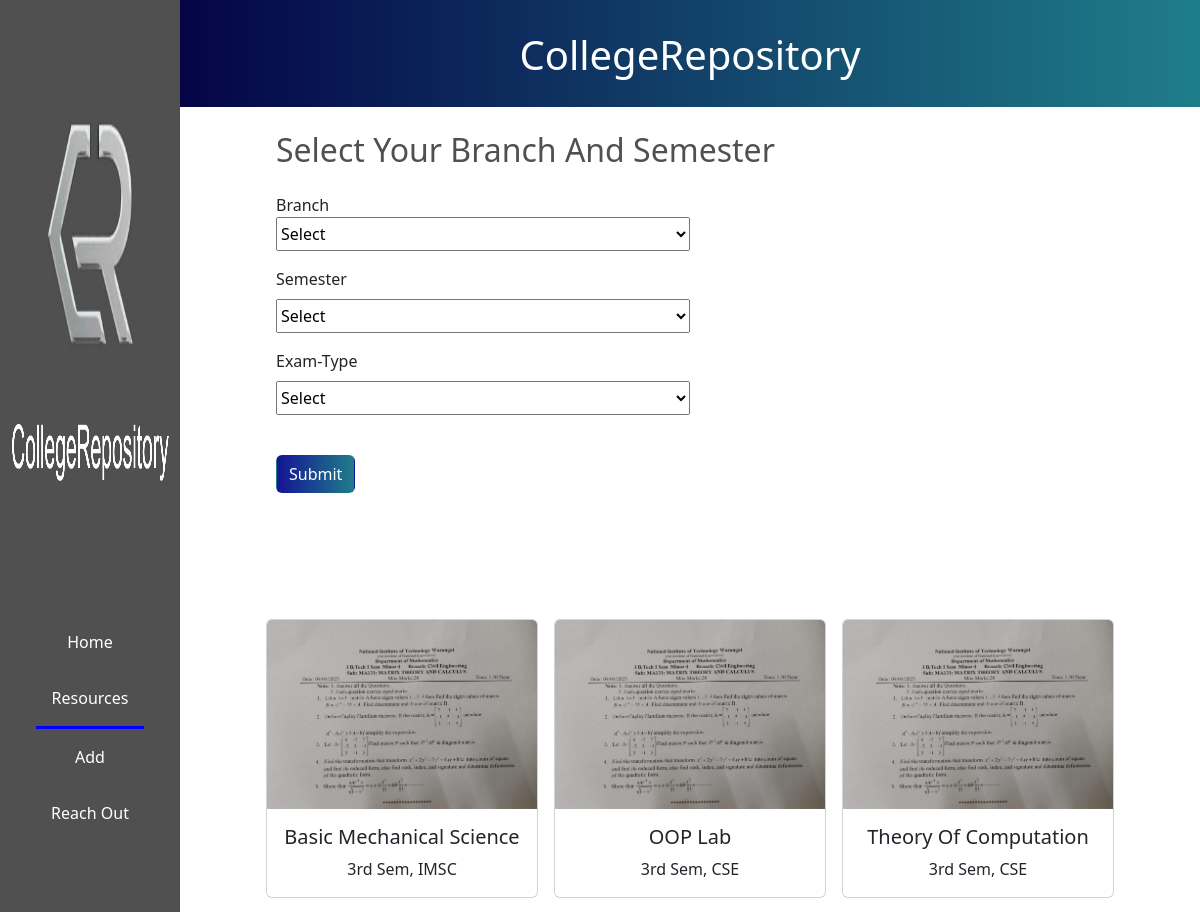
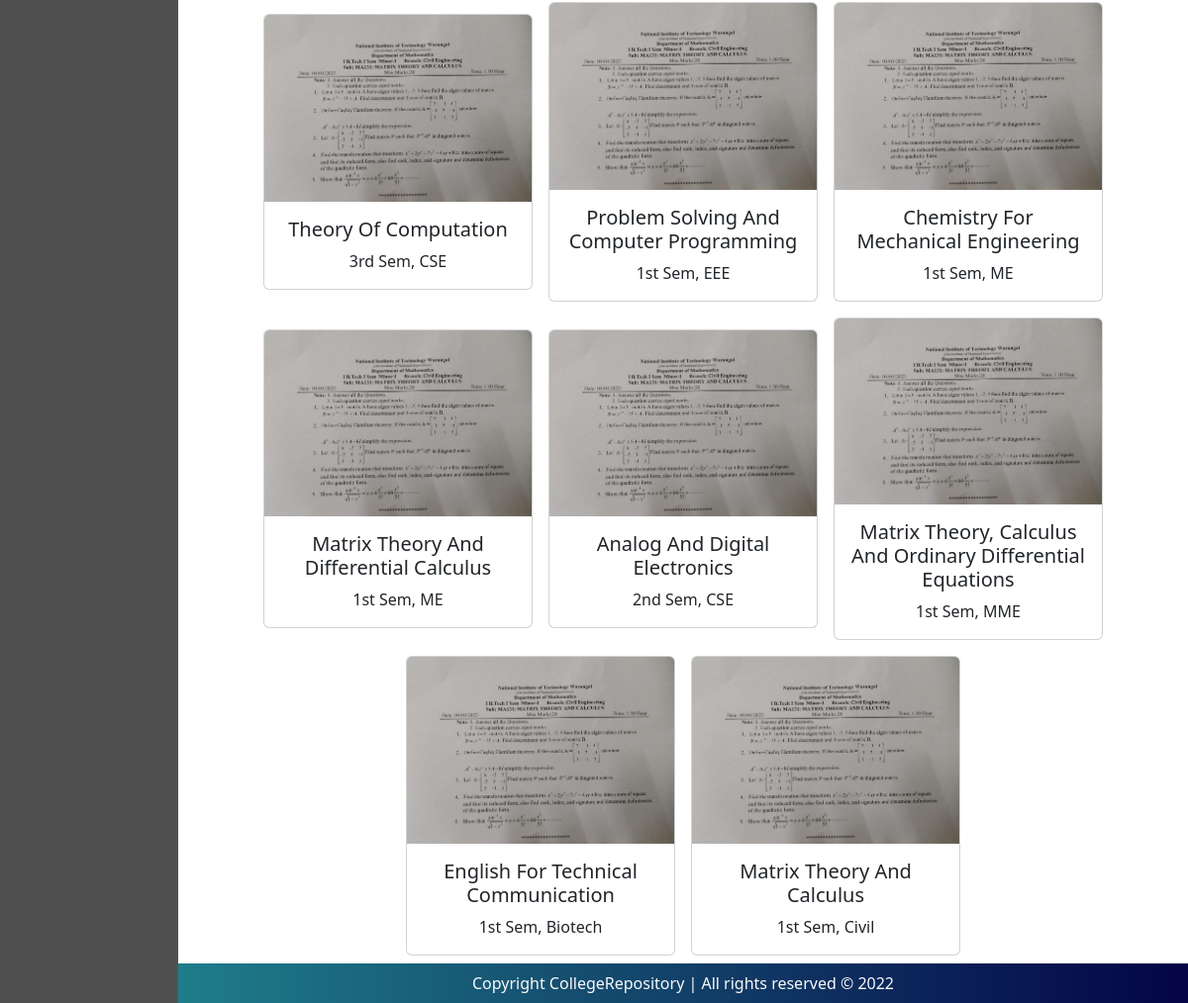
Page /resources on the committed database (2 pictures, top to bottom).
### Repo/models.py (models this page shows, shortened)
class Question(models.Model):
    email = models.CharField(max_length=40, default="rr21phe0016@student.nitw.ac.in")
    BRANCH_CHOICES = (
        ('CSE', 'Computer Science and Engineering'),
        ('ECE', 'Electronics and Communication Engineering'),
        ('EEE', 'Electrical and Electronics Engineering'),
        ('ME', 'Mechanical Engineering'),
        ('Chemical', "Chemical Engineering"),
        ('Civil', 'Civil Engineering'),
        ('MME', 'Metallurgical and Materials Engineering'),
        ('Biotech', 'Biotechnology'),
        ('IMSC', 'Integrated Msc')
    )
    branch = models.CharField(max_length=50, choices=BRANCH_CHOICES)
    SEMESTER_CHOICES = (
        ('1st', '1st Sem'),
        ('2nd', '2nd Sem'),
        ('3rd', '3rd Sem'),
        ('4th', '4th Sem'),
        ('5th', '5th Sem'),
        ('6th', '6th Sem'),
        ('7th', '7th Sem'),
        ('8th', '8th Sem')
    )
    semester = models.CharField(max_length=50, choices=SEMESTER_CHOICES)
    Exam_Type = (
        ('Minor-1', 'Minor-1'),
        ('Mid Sem', 'Mid Sem'),
        ('Minor-2', 'Minor-2'),
        ('End Sem', 'End Sem'),
    )
    exam_type = models.CharField(max_length=15, choices=Exam_Type, default="Minor-1")
    subject = models.CharField(max_length=200)
    document = models.FileField(upload_to='Question-Papers')
    time = models.DateTimeField(auto_now_add=True)

### Repo/views.py (the view)
# urls.py: path('resources', views.resources, name='resources'),
def resources(request):
    br = request.POST.get('branch')
    sem = request.POST.get('semester')
    type_exam = request.POST.get('exam_type')
    if br and sem:
        documents = Question.objects.filter(branch = br, semester = sem, exam_type=type_exam)
    else:
        documents = Question.objects.order_by('-time')[:11]
    context = {'document' : documents}
    return render(request, 'resources.html', context)

### templates/resources.html (shortened to what this page needs)
<!doctype html>
<html lang="en">
<head>
    <link href="https://cdn.jsdelivr.net/npm/bootstrap@5.3.0-alpha1/dist/css/bootstrap.min.css" rel="stylesheet"
>
</head>
<body>
    <div class="vnav">
        <div class="image">
            <img class="image" src="static/crlogo5.jpg" alt="">
        </div>
        <div class="navbar">
            <a href="/">Home</a>
            <a href="#" class="active">Resources</a>
            <a href="/add">Add</a>
            <a href="/contact">Reach Out</a>
        </div>
    </div>
    <div class="remaining-body">
        <div class="heading text-center">
            <h1 id="heading">CollegeRepository
            </h1>
        </div>
        <div class="container px-5">
            <h2 class="my-4 px-5">Select Your Branch And Semester</h2>
            <form method="POST" enctype="multipart/form-data" class="px-5">
                <div class="mb-3">
                    <label for="department">Branch</label><br>
                    <select id="department" class="py-1" name="branch" style="width: 50%" required>
                        <option style="font-size: 2;" selected disabled>Select</option>
                    </select>
                </div>
                <div class="mb-3">
                    <label for="department" class="form-label">Semester</label><br>
                    <select id="department" name="semester" style="width: 50%" class="py-1" required>
                        <option style="font-size: 2;" selected disabled>Select</option>
                    </select>
                </div>
                <div class="mb-3">
                    <label for="exam-type" class="form-label">Exam-Type</label><br>
                    <select id="exam_type" name="exam_type" style="width: 50%" class="py-1" required>
                        <option style="font-size: 2;" selected disabled>Select</option>
                    </select>
                </div>
                <button type="submit" id="btn" class="btn my-4">Submit</button>
            </form>
        </div>
        <div class="row mx-3">
            {% if document %}
            {% for item in document %}
            <div class="card mx-2 my-2 px-0" style="width: 17rem;">
                <a href="/media/{{item.document}}"><img src="/static/Question-Papers/Civil/Matrix Theory And Calculus-1st.jpeg" class="card-img-top" alt="..."></a>
                <div class="card-body">
                    <a href="/media/{{item.document}}" class="text-decoration-none"><h5 class="card-title text-center text-dark">{{item.subject}}</h5></a>
                    <p class="card-text text-center">{{item.semester}} Sem, {{item.branch}}</p>
                </div>
            </div>
            {% endfor %}
            {% else %}
        </div>
              No document found
        {% endif %}
    </div>
    <footer class="text-center text-light py-2 relative-bottom mx-0" id="footer">Copyright CollegeRepository | All
        rights
        reserved &copy; 2022
    </footer>
</body>
</html>

### templates/resources.html (style rules this page uses)
.navbar { background-color: #505050; height: 100%; width: 15%; position: fixed; top: 30%; left: 0; padding-top: 3%; display: flex; flex-direction: column; align-items: center; justify-content: flex-start; }
.navbar a { color: white; text-align: center; padding: 16px; display: flex; flex-direction: column; align-items: center; justify-content: center; text-decoration: none; }
.image { background-color: #505050; height: 30%; width: 15%; position: fixed; top: 0; left: 0; padding-top: 3%; display: flex; flex-direction: column; align-items: center; justify-content: center; }
.active { border-bottom: 3px solid blue; }
.remaining-body { margin-left: 15%; }
.heading { color: white; background: linear-gradient(to right, rgb(4, 4, 71), rgb(31, 125, 138)); padding-top: 3%; padding-bottom: 2%; }
.container { min-height: 60vh; }
.container h2 { color: #505050; }
#btn { color: white; background: linear-gradient(to right, rgb(20, 20, 148), rgb(31, 125, 138)); }
.row { display:flex; align-items: center; justify-content: center; }
#footer { background: linear-gradient(to right, rgb(31, 125, 138), rgb(4, 4, 71)); }

### rows in the picture
Question: subject "Basic Mechanical Science", semester "3rd", branch "IMSC"
Question: subject "OOP Lab", semester "3rd", branch "CSE"
Question: subject "Theory Of Computation", semester "3rd", branch "CSE"
Question: subject "Theory Of Computation", semester "3rd", branch "CSE"
Question: subject "Problem Solving And Computer Programming", semester "1st", branch "EEE"
Question: subject "Chemistry For Mechanical Engineering", semester "1st", branch "ME"
Question: subject "Matrix Theory And Differential Calculus", semester "1st", branch "ME"
Question: subject "Analog And Digital Electronics", semester "2nd", branch "CSE"
Question: subject "Matrix Theory, Calculus And Ordinary Differential Equations", semester "1st", branch "MME"
Question: subject "English For Technical Communication", semester "1st", branch "Biotech"
Question: subject "Matrix Theory And Calculus", semester "1st", branch "Civil"
